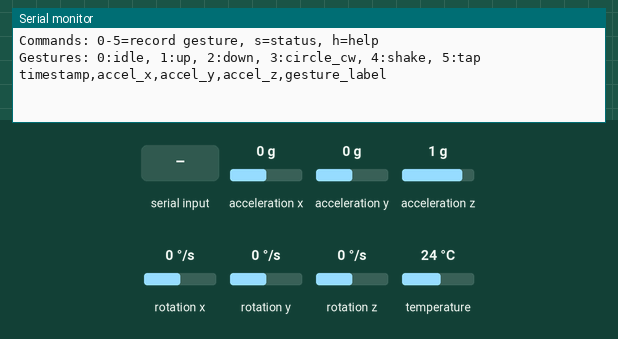
This sketch was run on a simulated Arduino Uno, built with avr-gcc and run on an emulated ATmega328P. Parts: the last lines printed to the serial monitor. The test bench sets the inputs (shaded band); at power-on: acceleration x 0 g, acceleration y 0 g, acceleration z 1 g, rotation x 0 °/s, rotation y 0 °/s, rotation z 0 °/s, temperature 24 °C.

Above: at 1.3 s.
1.4 s: "0\n" received over Serial
At 2.47 s:
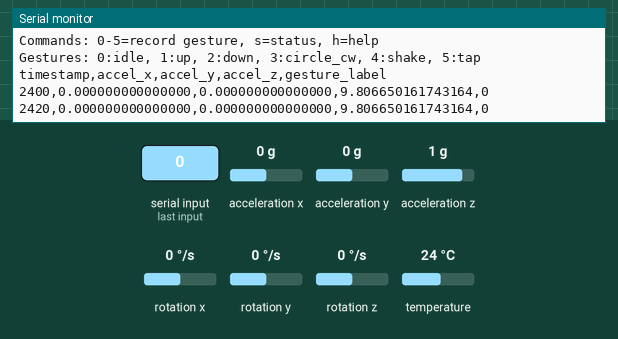
3.9 s: "90,45\n" received over Serial
At 4.02 s:
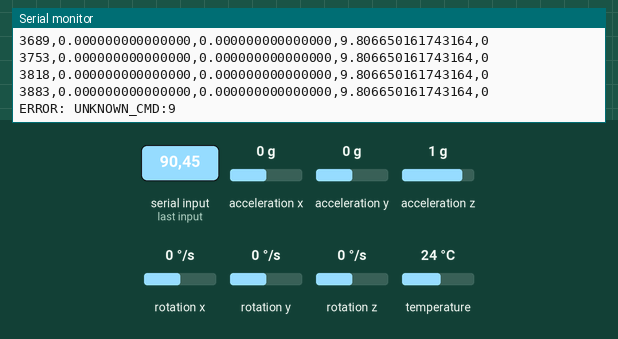
6.6 s: acceleration x set to -0.2 g
At 7.2 s:
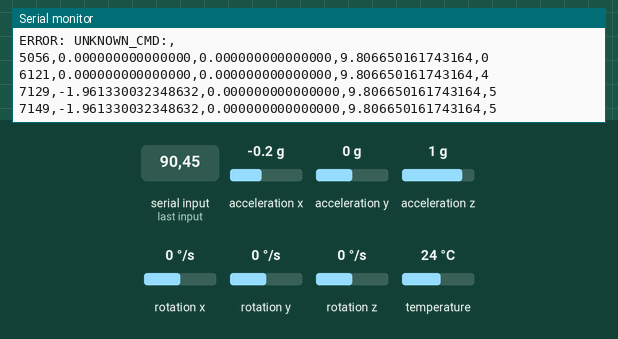
9.6 s: "90\n" received over Serial
At 10.5 s:
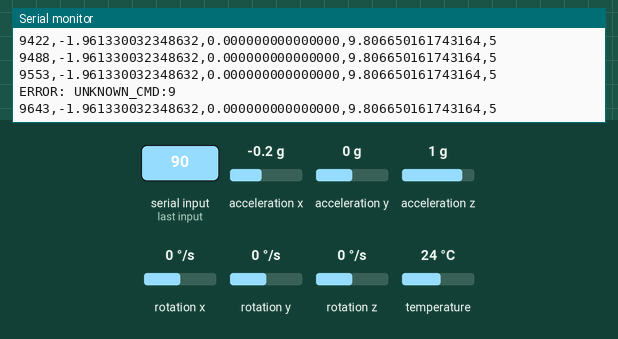
12.6 s: acceleration y set to -1.4 g
At 12.64 s:
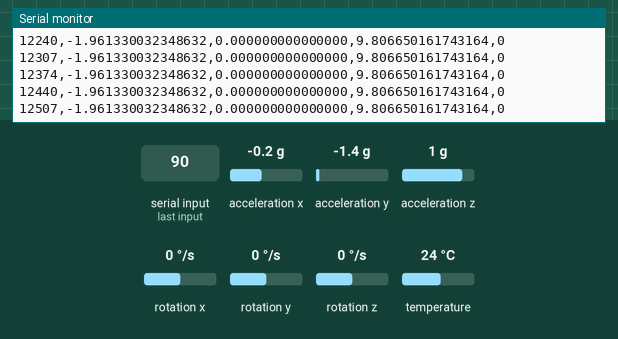
14.1 s: "5\n" received over Serial
At 15.22 s:
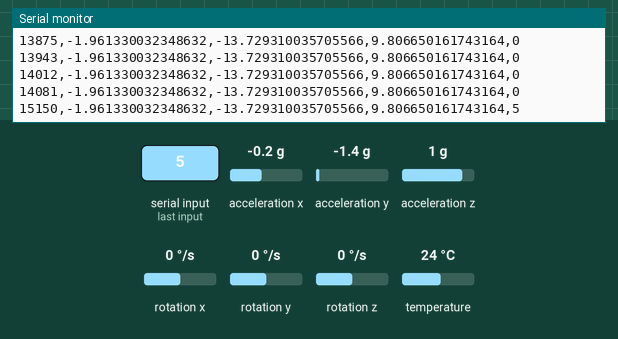
Timing chart, 0 to 17.1 s (numbered marks = the images above; inputs shaded):
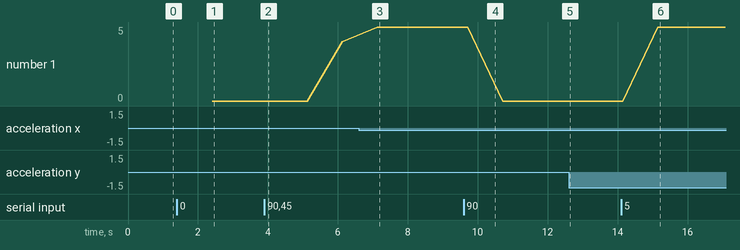

The sketch:

data_collector.ino
```cpp
#include <Wire.h>
#include <Adafruit_MPU6050.h>
#include <Adafruit_Sensor.h>

#define SAMPLE_RATE_HZ  50
#define WINDOW_SIZE     60

const char GESTURE_NAMES[6][12] = {
  "idle", "up", "down", "circle_cw", "shake", "tap"
};

Adafruit_MPU6050 mpu;
uint8_t current_gesture = 0;
bool is_recording = false;
uint16_t sample_count = 0;
uint32_t start_time = 0;

void setup() {
  Serial.begin(9600);
  delay(100);

  // Инициализация MPU6050
  if (!mpu.begin()) {
    Serial.println("ERROR: MPU6050_INIT_FAILED");
    while (1);
  }

  // Настройка датчика
  mpu.setAccelerometerRange(MPU6050_RANGE_2_G);
  mpu.setGyroRange(MPU6050_RANGE_250_DEG);
  mpu.setFilterBandwidth(MPU6050_BAND_5_HZ);

  printInstructions();
}

void loop() {
  // Проверка команды от пользователя
  if (Serial.available() > 0) {
    processCommand(Serial.read());
  }

  // Запись данных
  if (is_recording) {
    recordSample();
  }
}

void processCommand(char cmd) {
  switch(cmd) {
    case '0'...'5':
      startRecording(cmd - '0');
      break;
    case '\n':
    case '\r':
      break;
    default:
      Serial.print("ERROR: UNKNOWN_CMD:");
      Serial.println(cmd);
  }
}

void startRecording(uint8_t gesture_id) {
  if (gesture_id > 5) {
    Serial.println("ERROR: INVALID_GESTURE_ID");
    return;
  }

  current_gesture = gesture_id;
  is_recording = true;
  sample_count = 0;
  start_time = millis();

  delay(1000);
}

// Запись одного сэмпла данных
void recordSample() {
  static uint32_t last_sample_time = 0;
  uint32_t current_time = millis();

  if (current_time - last_sample_time < (1000 / SAMPLE_RATE_HZ)) {
    return;
  }
  last_sample_time = current_time;

  // Чтение данных с датчика
  sensors_event_t a, g, temp;
  mpu.getEvent(&a, &g, &temp);

  // Вывод данных в формате CSV
  Serial.print(current_time);
  Serial.print(",");
  Serial.print(a.acceleration.x, 15);
  Serial.print(",");
  Serial.print(a.acceleration.y, 15);
  Serial.print(",");
  Serial.print(a.acceleration.z, 15);
  Serial.print(",");
  Serial.println(current_gesture);

  sample_count++;
  if (sample_count >= WINDOW_SIZE) {
    stopRecording();
  }
}

void stopRecording() {
  is_recording = false;
}

void printInstructions() {
  Serial.println();
  Serial.println("Commands: 0-5=record gesture, s=status, h=help");
  Serial.println("Gestures: 0:idle, 1:up, 2:down, 3:circle_cw, 4:shake, 5:tap");
  Serial.println("timestamp,accel_x,accel_y,accel_z,gesture_label");
}
```

Measured:
- the behaviour switches between 0 and -0.1 g on acceleration x (found by bisection; images 2 and 3)
- after the input at 1.4 s, the serial monitor: prints a new line after 1.0 s (image 1)
- after the input at 3.9 s, the serial monitor: prints a new line after 0.12 s (image 2)
- after the input at 6.6 s, the serial monitor: prints a new line after 0.53 s (image 3)
- after the input at 9.6 s, the serial monitor: prints a new line after 0.09 s (image 4)
- after the input at 14.1 s, the serial monitor: prints a new line after 1.1 s (image 6)
- plotted number 1: 0 → 4 after the input at 3.9 s, 0 → 5 after the input at 14.1 s
